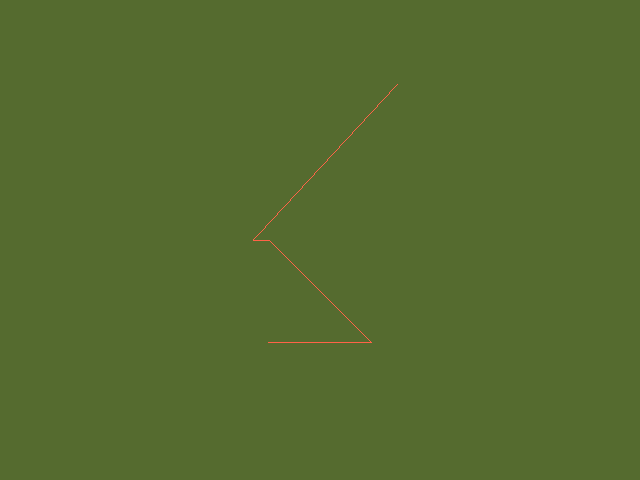

The script that drew this image:
#!/usr/bin/env python

# Connect five points with a polyline using vtkPolyLine.

# Factory overrides: importing these modules registers the OpenGL rendering
# and interaction style implementations for vtkRenderingCore factory classes.
import vtkmodules.vtkInteractionStyle  # noqa: F401
import vtkmodules.vtkRenderingOpenGL2  # noqa: F401
# VTK pipeline classes used in this example
from vtkmodules.vtkCommonCore import vtkPoints
from vtkmodules.vtkCommonDataModel import (
    vtkCellArray,
    vtkPolyData,
    vtkPolyLine,
)
from vtkmodules.vtkRenderingCore import (
    vtkActor,
    vtkPolyDataMapper,
    vtkRenderWindow,
    vtkRenderWindowInteractor,
    vtkRenderer,
)

# Colors (normalized RGB)
tomato_rgb = (1.0, 0.388, 0.278)
dark_olive_green_background_rgb = (0.333, 0.420, 0.184)

# Data: five points forming a path
points = vtkPoints()
points.InsertNextPoint(0.0, 0.0, 0.0)
points.InsertNextPoint(1.0, 0.0, 0.0)
points.InsertNextPoint(0.0, 1.0, 0.0)
points.InsertNextPoint(0.0, 1.0, 2.0)
points.InsertNextPoint(1.0, 2.0, 3.0)

# Polyline: connect all five points in order
poly_line = vtkPolyLine()
poly_line.GetPointIds().SetNumberOfIds(5)
poly_line.GetPointIds().SetId(0, 0)
poly_line.GetPointIds().SetId(1, 1)
poly_line.GetPointIds().SetId(2, 2)
poly_line.GetPointIds().SetId(3, 3)
poly_line.GetPointIds().SetId(4, 4)

cells = vtkCellArray()
cells.InsertNextCell(poly_line)

# Assemble the polydata
poly_data = vtkPolyData()
poly_data.SetPoints(points)
poly_data.SetLines(cells)

# Mapper: map the polyline to graphics primitives
mapper = vtkPolyDataMapper()
mapper.SetInputData(poly_data)

# Actor: set visual properties and color
actor = vtkActor()
actor.SetMapper(mapper)
actor.GetProperty().SetColor(tomato_rgb)

# Renderer: assemble the scene
renderer = vtkRenderer()
renderer.AddActor(actor)
renderer.SetBackground(dark_olive_green_background_rgb)

# Window: display the rendered scene
render_window = vtkRenderWindow()
render_window.AddRenderer(renderer)
render_window.SetWindowName("poly line")
render_window.SetMultiSamples(0)
render_window.SetSize(640, 480)

# Interactor: handle mouse and keyboard events
render_window_interactor = vtkRenderWindowInteractor()
render_window_interactor.SetRenderWindow(render_window)

# Launch the interactive visualization
render_window_interactor.Initialize()
render_window_interactor.Start()
